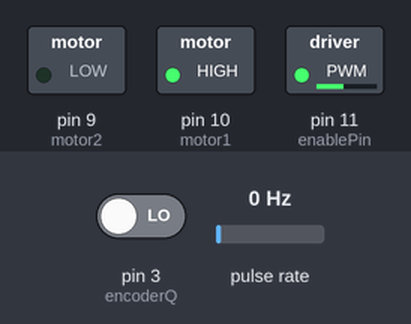
Bench run of a sketch on a simulated Arduino Uno, built with avr-gcc and run on an emulated ATmega328P. Parts: switched loads named in the sketch (green lamp = pin HIGH). Wiring (inferred from the names in the program): pulse sensor: data pin 2. The inputs (shaded band) are chosen by the test bench; at power-on: pulse rate 0 Hz, pin 3 (encoderQ) LOW. Random numbers use the default seed unless the sketch sets one; what the sketch prints to the serial monitor is not drawn.

Above: at 0.9 s.
At 1.9 s:
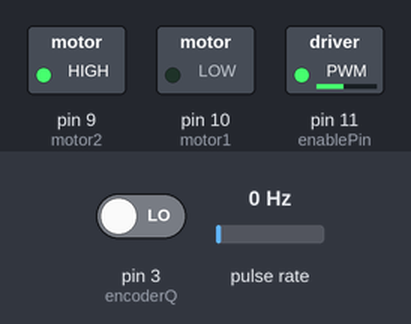
At 4.0 s:
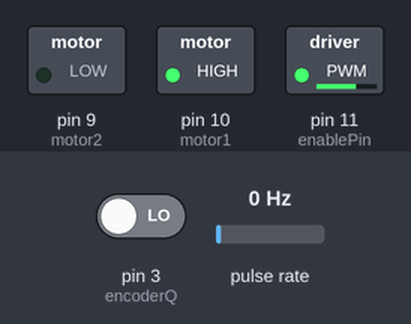
4.1 s: pulse rate (sensor on pin 2) set to 22 Hz
Timing chart, 0 to 7.1 s (numbered marks = the images above; inputs shaded):
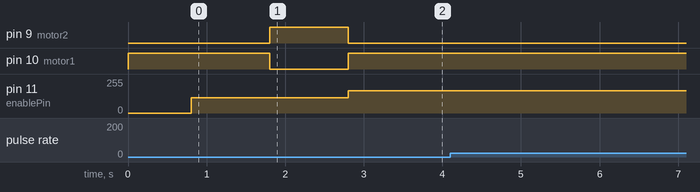

The sketch:

motorPlusEncoder.ino
```cpp
//Test program for linear carriage movement
//using measurement for feedback control


int enablePin = 11;
int motor1 = 10;
int motor2 = 9;

int incomingByte = 0;   // for incoming serial data
int count2 = 0;

int target = 1500;

#define encoderI 2
#define encoderQ 3 // Only use one interrupt in this example

volatile int count;

void setup()
{
	Serial.begin(115200);
	pinMode(motor1, OUTPUT);
	pinMode(motor2, OUTPUT);
	pinMode(enablePin, OUTPUT);

	count = 0;
	pinMode(encoderI, INPUT);
	pinMode(encoderQ, INPUT);
	attachInterrupt(digitalPinToInterrupt(2), handleEncoder, CHANGE);

	// Finding home position by driving slowly to both end positions
	setMotor(0);
	Delay(800);
	setMotor(50);
	Delay(1000);
	count2 = count;
	count = 0;
	setMotor(-50);
	Delay(1000);
	setMotor(0);
	count = 0;


}

void loop()
{


	target = random(300, 3400);
	driveTo(target);
	Delay(100);


}

//The motor is driven using an H-bridge. Direction is chosen with values of motor1 and motor2 pins
//and motor speed is chosen with 0-255 value in enablePin.
//Function converts a single integer value to suitable motor inputs.
//Mapping is needed because the DC-motor does not turn at low voltages values (-80 < input < 80)
void setMotor(int speed)
{

	// make sure  speed variable is within accepted margins

	if (speed == 0)
	{
		analogWrite(enablePin, speed);
		digitalWrite(motor1, HIGH);
		digitalWrite(motor2, LOW);


	}
	else if (speed > 0)
	{

		if (speed >= 255)
		{
			speed = 255;
		}
		speed = map(speed, 0, 255, 80, 255);
		analogWrite(enablePin, speed);
		digitalWrite(motor1, HIGH);
		digitalWrite(motor2, LOW);

	}
	else
{


		if (speed <= -255)
		{
			speed = -255;
		}
		speed = map(speed, -255, -1, -255, -80);
		analogWrite(enablePin, -1 * speed);
		digitalWrite(motor1, LOW);
		digitalWrite(motor2, HIGH);

	}
}

void handleEncoder()
{

	//When the strip moves through the sensor, a pulse is generated to both
	//encoder inputs. Comparing the inputs we can determine the direction of movement.
	if (digitalRead(encoderI) == digitalRead(encoderQ))

	{
		count++;
	}
	else
	{
		count--;
	}

}

void Delay(int interval)
{

	unsigned long startTime = millis();

	while (millis() - startTime <= interval)
	{
		// do nothing while waiting for time to pass
		Serial.println(count);
	}
	return;

}

//Simple way of driving the carriage to a set position using feedback from position measurement
//Serial prints for testing
//This type of control overshoots
//TODO: implement proper P-control
void driveTo(int setpoint)
{
	float gain = 0.08;
	int error = 0;

	error = setpoint - count;

	while (error >= 20 || error <= -20)
	{

		error = setpoint - count;
		int control = gain * error;

		setMotor(control);
		Serial.print(count);
		Serial.print("  ");
		Serial.println(error);

	}

	setMotor(0);

}
```
